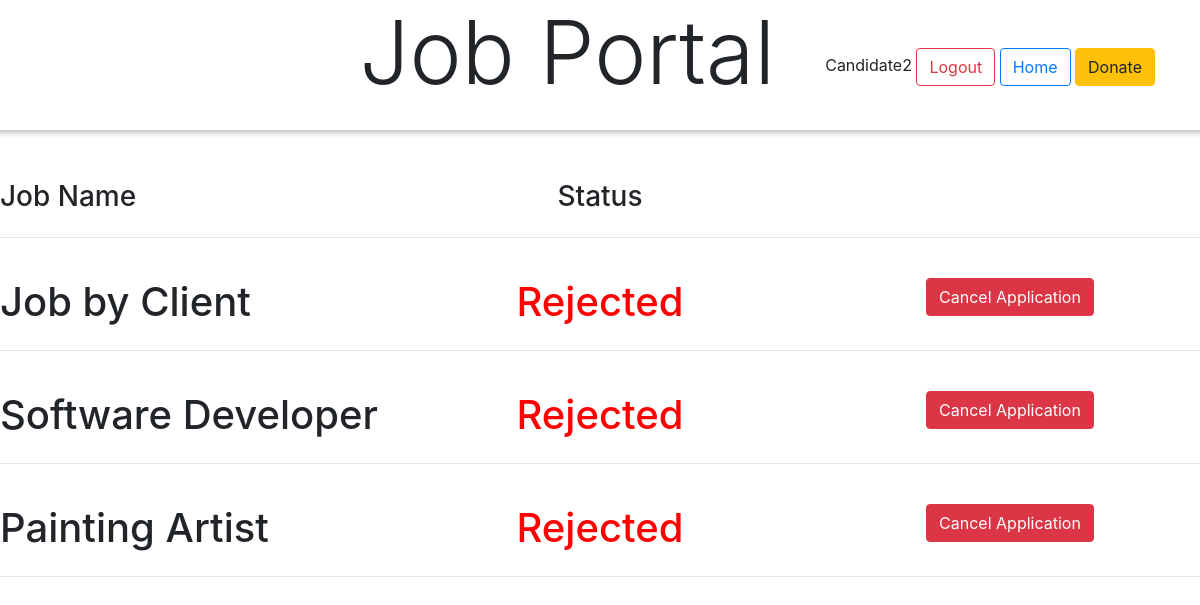
Screenshot of /jobapplied/ (signed in) with the database file from the repository.
### job/models.py (models this page shows, shortened)
class JobApplied(models.Model):
    username = models.ForeignKey(User, verbose_name="User Name", on_delete=models.CASCADE)
    job_applied = models.ForeignKey(Job, verbose_name="Job Applied For", on_delete=models.CASCADE)
    status =  models.CharField(max_length=50,choices= STATUS_CHOICE, default= STATUS_PENDING)

class Job(models.Model):
    job_name = models.CharField(max_length = 100, verbose_name= "Job Name")
    job_desc =  models.TextField(verbose_name="Job Description")
    min_age =  models.IntegerField(verbose_name="Minimum Age")
    max_age =  models.IntegerField(verbose_name="Maximum Age")
    salary =  models.IntegerField(verbose_name="Salary")
    n_openings =  models.IntegerField(verbose_name="Number of Openings")
    creator =  models.ForeignKey(User, on_delete=models.CASCADE, verbose_name="Client")
    def __str__(self):
        return self.job_name

### job/views.py (the view)
# urls.py: path('jobapplied/',JobAppliedView.as_view(),name='jobapplied'),
class JobAppliedView(generic.ListView):
    template_name = 'job/jobapplied.html'
    model = JobApplied
    def get(self, request):
        jobapply = JobApplied.objects.all()
        args = { 'jobs': jobapply}
        return render(request, self.template_name, args)

### job/templates/job/jobapplied.html (shortened to what this page needs)
<!DOCTYPE html>
<html lang="en">
<head>
</head>
<body>
    {% extends 'base.html' %}
    {% block content%}
    <br>
    <div class="row">
        <div class="col">
            <h3>Job Name</h3>
        </div>
        <div class="col padding">
            <h3>Status</h3>
        </div>
        <div class="col padding">
        </div>
    </div>
    <hr>
    {% for job in jobs %}
        {% if job.username == request.user %}
        <br>
            <div class="row">
                <div class="col">
                    <h1>{{job.job_applied}}</h1>
                </div>
                {%if job.status == 'Accepted'%}
                <div class="col padding">
                    <h1 style="color:rgb(2, 119, 2);">{{job.status }}</h1>
                </div>
                {%else%}
                <div class="col padding">
                    <h1 style="color: red;">{{job.status }}</h1>
                </div>
                {%endif%}
                <div class="col padding">
                    <a href="{% url 'jobcancel' job.id%}"><button class="btn btn-danger apply">Cancel Application</button></a>
                </div>
            </div>
            <hr>
        {% endif %}
    {% endfor %}
    {% endblock %}

### portal/templates/base.html (shortened to what this page needs)
<!DOCTYPE html>
<html lang="en" dir="ltr">
  <head>
  <link rel="stylesheet" href="https://maxcdn.bootstrapcdn.com/bootstrap/4.5.2/css/bootstrap.min.css">
  </head>
  <body>
    {% load bootstrap4 %}
    <div class="container">
      <div class="row">
        <div class="col-8 paddingright">
          <h1 class="display-2">Job Portal</h1>
        </div>
        <div class="col paddingright">
          <br><br>
          {% if user.is_authenticated%}
            <span>{{user.username}}</span>
            <a href="{% url 'logout' %}"><button class="btn btn-outline-danger">Logout </button></a>
          {%endif%}
          <a href="{% url 'dashboard' %}"><button class="btn btn-outline-primary ">Home</button></a>
          <a href="{% url 'payments' %}"><button class="btn btn-warning ">Donate</button></a>
        </div>
      </div>
    </div>
    <hr class="hr_base">
    {% block content %}
    {% endblock %}
  </body>
</html>

### portal/templates/base.html (style rules this page uses)
.padding { text-align: center; }
.paddingright { text-align: right; }
.hr_base { height: 10px; border: 0; box-shadow: 0 10px 10px -10px #8c8c8c inset; }

### rows the page displays
JobApplied: job_applied "Job by Client", status "Rejected"
JobApplied: job_applied "Software Developer", status "Rejected"
JobApplied: job_applied "Painting Artist", status "Rejected"

### other values shown
{{ user.username }} "Candidate2"
